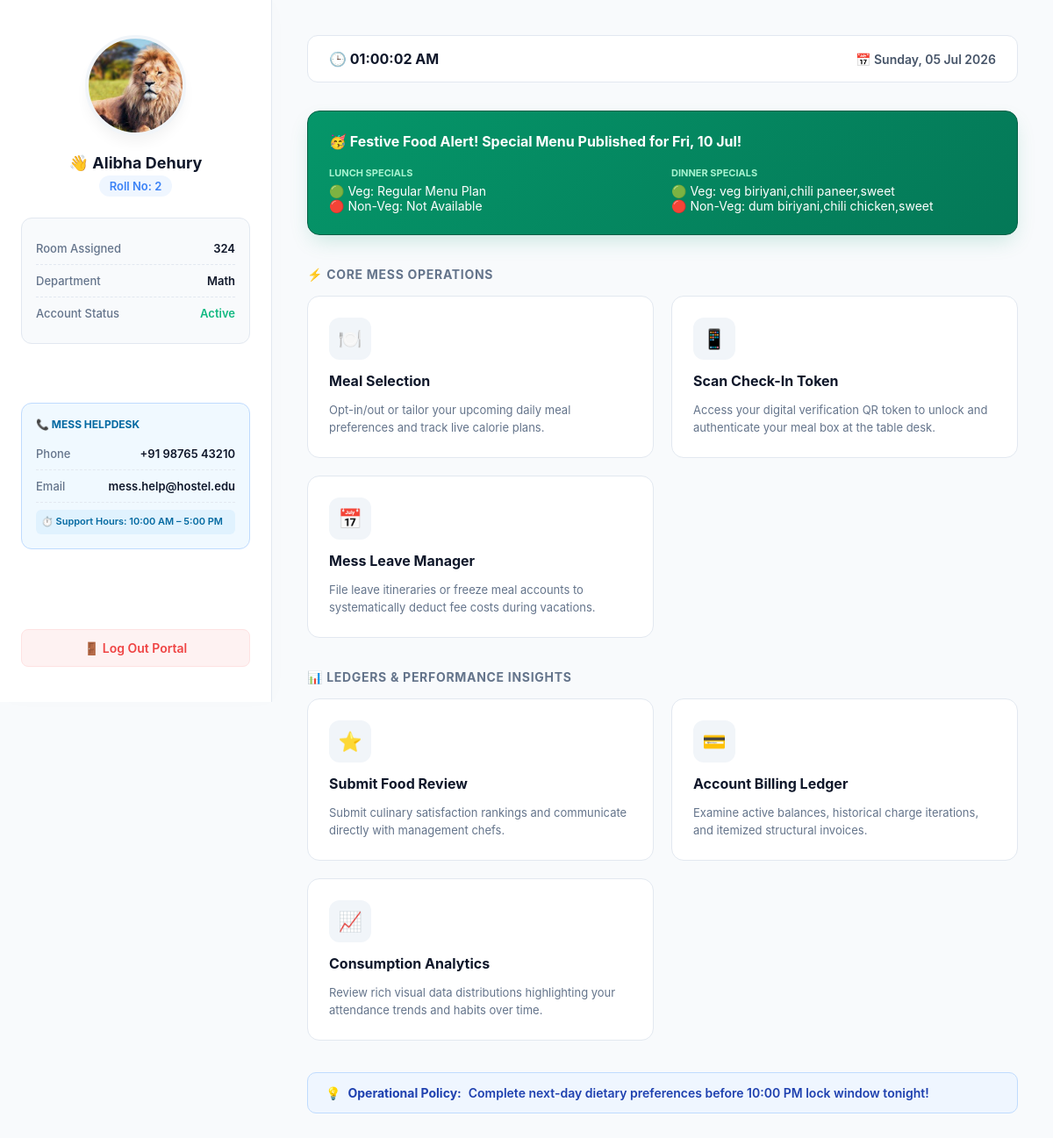
The app's page /student/dashboard.php (signed in) with its own data.
### tables this page shows
CREATE TABLE `student` (
  `id` int(11) NOT NULL,
  `name` varchar(100) NOT NULL,
  `class` varchar(50) DEFAULT NULL,
  `department` varchar(100) DEFAULT NULL,
  `university_roll` varchar(50) DEFAULT NULL,
  `hostel_roll` varchar(50) NOT NULL,
  `phone` varchar(15) DEFAULT NULL,
  `email` varchar(100) DEFAULT NULL,
  `room_number` varchar(20) DEFAULT NULL,
  `address` text DEFAULT NULL,
  `password` varchar(255) NOT NULL,
  `photo` varchar(255) DEFAULT NULL,
  `status` enum('active','blocked') DEFAULT 'active',
  `block_reason` text DEFAULT NULL,
  `reset_otp` varchar(6) DEFAULT NULL,
  `otp_expiry` datetime DEFAULT NULL
);

CREATE TABLE `menu` (
  `id` int(11) NOT NULL,
  `day` varchar(20) DEFAULT NULL,
  `breakfast` varchar(255) DEFAULT NULL,
  `breakfast_price` int(11) DEFAULT 15,
  `lunch_veg` varchar(255) DEFAULT NULL,
  `lunch_nonveg` varchar(255) DEFAULT NULL,
  `has_lunch_nonveg` tinyint(1) DEFAULT 0,
  `lunch_veg_price` int(11) DEFAULT 33,
  `lunch_nonveg_price` int(11) DEFAULT 33,
  `dinner_veg` varchar(255) DEFAULT NULL,
  `dinner_nonveg` varchar(255) DEFAULT NULL,
  `has_dinner_nonveg` tinyint(1) DEFAULT 0,
  `dinner_veg_price` int(11) DEFAULT 33,
  `dinner_nonveg_price` int(11) DEFAULT 33,
  `has_base_option` tinyint(1) DEFAULT 0,
  `is_special` tinyint(1) DEFAULT 0,
  `special_date` date DEFAULT NULL,
  `special_lunch_veg_price` int(11) DEFAULT 40,
  `special_lunch_nonveg_price` int(11) DEFAULT 50,
  `special_dinner_veg_price` int(11) DEFAULT 40,
  `special_dinner_nonveg_price` int(11) DEFAULT 50,
  `is_active` tinyint(4) DEFAULT 1,
  `has_special_lunch` tinyint(1) DEFAULT 0,
  `has_special_dinner` tinyint(1) DEFAULT 0,
  `has_lunch` tinyint(1) DEFAULT 0,
  `has_dinner` tinyint(1) DEFAULT 0
);

### student/dashboard.php (the view, shortened to what this page needs)
<?php
require_once __DIR__ . "/../config/db_connect.php";
$hostel_roll = $_SESSION['hostel_roll'];
try {
    $studentStmt = $pdo->prepare("SELECT * FROM student WHERE hostel_roll = :hostel_roll LIMIT 1");
    $studentStmt->execute(['hostel_roll' => $hostel_roll]);
    $user = $studentStmt->fetch(PDO::FETCH_ASSOC);
} catch (PDOException $e) {
    error_log("Dashboard Student Fetch Error: " . $e->getMessage());
    die("A system error occurred while loading your profile. Please check back shortly.");
}
?>
<?php
$today_date_raw       = date("Y-m-d");
$display_date_string = date("l, d M Y");
try {
    $specialStmt = $pdo->prepare("SELECT * FROM menu WHERE special_date >= :today AND is_special = 1 AND is_active = 1 ORDER BY special_date ASC LIMIT 1");
    $specialStmt->execute(['today' => $today_date_raw]);
    $special_menu = $specialStmt->fetch(PDO::FETCH_ASSOC) ?: null;
} catch (PDOException $e) {
    error_log("Dashboard Special Menu Error: " . $e->getMessage());
    $special_menu = null;
}
$photo = "../uploads/students/default.png";
if (!empty($user['photo'])) {
    $check_path = __DIR__ . "/../" . $user['photo'];
    if (file_exists($check_path)) {
        $photo = "../" . $user['photo'];
    }
}
?>
<!DOCTYPE html>
<html lang="en">
<head>
</head>
<body>
    <div class="dashboard-layout">
        <aside class="sidebar-profile">
            <div class="profile-avatar-wrapper" onclick="toggleProfileZoom(event)">
                <img src="<?php echo htmlspecialchars($photo); ?>" alt="Student Profile Photo" id="profileImageSource">
            </div>
            <h2>👋 <?php echo htmlspecialchars($user['name']); ?></h2>
            <div class="student-meta">Roll No: <?php echo htmlspecialchars($user['hostel_roll']); ?></div>
            <div class="profile-details-box">
                <div class="profile-detail-row">
                    <span class="lbl">Room Assigned</span>
                    <span class="val"><?php echo htmlspecialchars($user['room_number'] ?? 'N/A'); ?></span>
                </div>
                <div class="profile-detail-row">
                    <span class="lbl">Department</span>
                    <span class="val"><?php echo htmlspecialchars($user['department'] ?? 'N/A'); ?></span>
                </div>
                <div class="profile-detail-row">
                    <span class="lbl">Account Status</span>
                    <span class="val" style="color: #10B981;">Active</span>
                </div>
            </div>
            <div class="profile-details-box" style="margin-top: 16px; border-color: #BFDBFE; background: #F0F9FF;">
                <div style="font-size: 12px; font-weight: 700; color: #0369A1; text-transform: uppercase; margin-bottom: 8px; text-align: left;">
                    📞 Mess Helpdesk
                </div>
                <div class="profile-detail-row">
                    <span class="lbl">Phone</span>
                    <span class="val"><a href="tel:+919876543210" style="color: inherit; text-decoration: none;">+91 98765 43210</a></span>
                </div>
                <div class="profile-detail-row">
                    <span class="lbl">Email</span>
                    <span class="val"><a href="mailto:mess.help@hostel.edu" style="color: inherit; text-decoration: none;">mess.help@hostel.edu</a></span>
                </div>
                <div style="font-size: 11px; color: #0369A1; font-weight: 600; line-height: 1.4; margin-top: 8px; text-align: left; background: #E0F2FE; padding: 6px; border-radius: 6px;">
                    ⏱️ Support Hours: 10:00 AM – 5:00 PM
                </div>
            </div>
            <a href="logout.php" class="btn-logout">🚪 Log Out Portal</a>
        </aside>
        <main class="workspace">
            <div class="meta-header-bar">
                <div id="clock">🕒 --:--:-- --</div>
                <div class="time-meta-block">📅 <?php echo $display_date_string; ?></div>
            </div>
            <?php if ($special_menu): ?>
                <?php $meal_date = date("D, d M", strtotime($special_menu['special_date'])); ?>
                <a href="meal.php" class="special-menu-link" title="Manage preferences for this event">
                    <div class="special-menu-banner">
                        <div class="special-menu-title">🥳 Festive Food Alert! Special Menu Published for <?php echo $meal_date; ?>!</div>
                        <div class="special-meal-grid">
                            <div>
                                <strong style="color: #A7F3D0; font-size: 11px; text-transform: uppercase;">Lunch Specials</strong>
                                <p style="margin-top: 4px; font-size: 14px;">
                                    🟢 Veg: <?php echo !empty($special_menu['lunch_veg']) ? htmlspecialchars($special_menu['lunch_veg']) : 'Regular Menu Plan'; ?><br>
                                    🔴 Non-Veg: <?php echo !empty($special_menu['lunch_nonveg']) ? htmlspecialchars($special_menu['lunch_nonveg']) : 'Not Available'; ?>
                                </p>
                            </div>
                            <div>
                                <strong style="color: #A7F3D0; font-size: 11px; text-transform: uppercase;">Dinner Specials</strong>
                                <p style="margin-top: 4px; font-size: 14px;">
                                    🟢 Veg: <?php echo !empty($special_menu['dinner_veg']) ? htmlspecialchars($special_menu['dinner_veg']) : 'Regular Menu Plan'; ?><br>
                                    🔴 Non-Veg: <?php echo !empty($special_menu['dinner_nonveg']) ? htmlspecialchars($special_menu['dinner_nonveg']) : 'Not Available'; ?>
                                </p>
                            </div>
                        </div>
                    </div>
                </a>
            <?php endif; ?>
            <h3 class="hub-section-title">⚡ Core Mess Operations</h3>
            <div class="navigation-cards-grid">
                <a href="meal.php" class="action-card primary">
                    <div class="action-icon-circle">🍽️</div>
                    <h3>Meal Selection</h3>
                    <p>Opt-in/out or tailor your upcoming daily meal preferences and track live calorie plans.</p>
                </a>
                <a href="generate_qr.php" class="action-card emerald">
                    <div class="action-icon-circle">📱</div>
                    <h3>Scan Check-In Token</h3>
                    <p>Access your digital verification QR token to unlock and authenticate your meal box at the table desk.</p>
                </a>
                <a href="leave_manager.php" class="action-card amber">
                    <div class="action-icon-circle">📅</div>
                    <h3>Mess Leave Manager</h3>
                    <p>File leave itineraries or freeze meal accounts to systematically deduct fee costs during vacations.</p>
                </a>
            </div>
            <h3 class="hub-section-title">📊 Ledgers & Performance Insights</h3>
            <div class="navigation-cards-grid">
                <a href="submit_feedback.php" class="action-card indigo">
                    <div class="action-icon-circle">⭐</div>
                    <h3>Submit Food Review</h3>
                    <p>Submit culinary satisfaction rankings and communicate directly with management chefs.</p>
                </a>
                <a href="bill.php" class="action-card rose">
                    <div class="action-icon-circle">💳</div>
                    <h3>Account Billing Ledger</h3>
                    <p>Examine active balances, historical charge iterations, and itemized structural invoices.</p>
                </a>
                <a href="graph.php" class="action-card violet">
                    <div class="action-icon-circle">📈</div>
                    <h3>Consumption Analytics</h3>
                    <p>Review rich visual data distributions highlighting your attendance trends and habits over time.</p>
                </a>
            </div>
            <div class="alert-banner">
                💡 <strong>Operational Policy:</strong> Complete next-day dietary preferences before 10:00 PM lock window tonight!
            </div>
        </main>
    </div>
</body>
</html>

### student/dashboard.php (style rules this page uses)
* { margin: 0; padding: 0; box-sizing: border-box; font-family: 'Inter', 'Segoe UI', -apple-system, sans-serif; }
body { background: #F8FAFC; color: #1E293B; min-height: 100vh; }
.dashboard-layout { display: grid; grid-template-columns: 310px 1fr; min-height: 100vh; }
.sidebar-profile { background: #FFFFFF; border-right: 1px solid #E2E8F0; padding: 40px 24px; display: flex; flex-direction: column; align-items: center; text-align: center; box-shadow: 4px 0 24px rgba(15, 23, 42, 0.01); position: sticky; top: 0; height: 100vh; }
.profile-avatar-wrapper { position: relative; z-index: 10; width: 115px; height: 115px; border-radius: 50%; overflow: hidden; border: 4px solid #F1F5F9; box-shadow: 0 10px 15px -3px rgba(0, 0, 0, 0.05); margin-bottom: 20px; background: #F8FAFC; cursor: pointer; transition: transform 0.4s cubic-bezier(0.4, 0, 0.2, 1), border-radius 0.4s ease, border-color 0.2s; }
.profile-avatar-wrapper img { width: 100%; height: 100%; object-fit: cover; }
.sidebar-profile h2 { font-size: 18px; color: #0F172A; font-weight: 700; margin-bottom: 4px; }
.student-meta { font-size: 13px; color: #3B82F6; background: #EFF6FF; padding: 4px 12px; border-radius: 999px; font-weight: 600; display: inline-block; margin-bottom: 24px; }
.profile-details-box { width: 100%; background: #F8FAFC; border: 1px solid #E2E8F0; border-radius: 12px; padding: 16px; margin-bottom: auto; }
.profile-detail-row { display: flex; justify-content: space-between; font-size: 13px; padding: 10px 0; border-bottom: 1px dashed #E2E8F0; }
.profile-detail-row:last-child { border-bottom: none; }
.profile-detail-row span.lbl { color: #64748B; font-weight: 500; }
.profile-detail-row span.val { color: #0F172A; font-weight: 600; }
.btn-logout { width: 100%; margin-top: 40px; padding: 12px; background: #FEF2F2; color: #EF4444; border: 1px solid #FEE2E2; text-decoration: none; font-size: 14px; font-weight: 600; border-radius: 8px; transition: all 0.2s; text-align: center; }
.workspace { padding: 40px; max-width: 1320px; width: 100%; }
.meta-header-bar { display: flex; justify-content: space-between; align-items: center; margin-bottom: 32px; flex-wrap: wrap; gap: 16px; background: #FFFFFF; padding: 16px 24px; border-radius: 12px; border: 1px solid #E2E8F0; }
#clock { font-size: 16px; font-weight: 700; color: #0F172A; }
.time-meta-block { font-size: 14px; color: #475569; font-weight: 600; }
.hub-section-title { font-size: 14px; text-transform: uppercase; letter-spacing: 0.05em; color: #64748B; font-weight: 700; margin-bottom: 16px; display: flex; align-items: center; gap: 8px; }
.navigation-cards-grid { display: grid; grid-template-columns: repeat(auto-fit, minmax(280px, 1fr)); gap: 20px; margin-bottom: 36px; }
.action-card { background: #FFFFFF; border: 1px solid #E2E8F0; padding: 24px; border-radius: 14px; text-decoration: none; display: flex; flex-direction: column; gap: 14px; transition: all 0.25s ease; position: relative; overflow: hidden; }
.action-card::before { content: ''; position: absolute; top: 0; left: 0; width: 4px; height: 100%; background: transparent; transition: background 0.2s; }
.action-icon-circle { width: 48px; height: 48px; border-radius: 12px; background: #F1F5F9; color: #0F172A; display: flex; align-items: center; justify-content: center; font-size: 22px; transition: all 0.2s; }
.action-card h3 { font-size: 16px; color: #0F172A; font-weight: 700; }
.action-card p { font-size: 13px; color: #64748B; line-height: 1.5; }
.alert-banner { background: #EFF6FF; border: 1px solid #BFDBFE; color: #1E40AF; padding: 14px 20px; border-radius: 10px; font-size: 14px; font-weight: 600; margin-bottom: 32px; display: flex; align-items: center; gap: 8px; }
.special-menu-link { text-decoration: none; display: block; margin-bottom: 36px; transition: transform 0.2s; }
.special-menu-banner { background: linear-gradient(135deg, #059669, #047857); color: white; border-radius: 14px; padding: 24px; box-shadow: 0 10px 25px -5px rgba(5, 150, 105, 0.2); border: 1px solid #065F46; }
.special-menu-title { font-size: 16px; font-weight: 700; margin-bottom: 14px; display: flex; align-items: center; gap: 8px; }
.special-meal-grid { display: grid; grid-template-columns: 1fr 1fr; gap: 20px; }

### records on screen
student: photo (picture), name "Alibha Dehury", hostel_roll "2", room_number "324", department "Math"
menu: special_date "Fri, 10 Jul", dinner_veg "veg biriyani,chili paneer,sweet", dinner_nonveg "dum biriyani,chili chicken,sweet"
